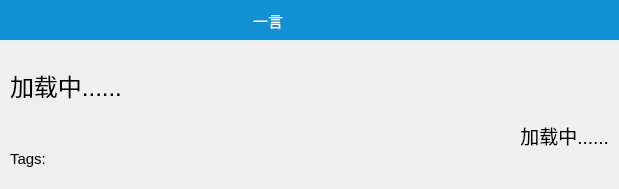
<?xml version="1.0" encoding="UTF-8"?>
<ui version="4.0">
 <class>yiyanDialog</class>
 <widget class="QDialog" name="yiyanDialog">
  <property name="geometry">
   <rect>
    <x>0</x>
    <y>0</y>
    <width>619</width>
    <height>189</height>
   </rect>
  </property>
  <property name="windowTitle">
   <string>Dialog</string>
  </property>
  <property name="styleSheet">
   <string notr="true"/>
  </property>
  <layout class="QVBoxLayout" name="verticalLayout" stretch="20,100">
   <property name="spacing">
    <number>0</number>
   </property>
   <property name="leftMargin">
    <number>0</number>
   </property>
   <property name="topMargin">
    <number>0</number>
   </property>
   <property name="rightMargin">
    <number>0</number>
   </property>
   <item>
    <widget class="QWidget" name="widget" native="true">
     <property name="minimumSize">
      <size>
       <width>0</width>
       <height>40</height>
      </size>
     </property>
     <property name="maximumSize">
      <size>
       <width>16777215</width>
       <height>40</height>
      </size>
     </property>
     <property name="styleSheet">
      <string notr="true">background:#1191d3;</string>
     </property>
     <layout class="QGridLayout" name="gridLayout">
      <property name="leftMargin">
       <number>0</number>
      </property>
      <property name="topMargin">
       <number>0</number>
      </property>
      <property name="rightMargin">
       <number>0</number>
      </property>
      <property name="bottomMargin">
       <number>0</number>
      </property>
      <item row="0" column="0">
       <layout class="QHBoxLayout" name="horizontalLayout" stretch="30,2,2">
        <item>
         <widget class="ClickLabel" name="label">
          <property name="font">
           <font>
            <pointsize>11</pointsize>
           </font>
          </property>
          <property name="styleSheet">
           <string notr="true">color:#ffffff</string>
          </property>
          <property name="text">
           <string>一言</string>
          </property>
          <property name="alignment">
           <set>Qt::AlignCenter</set>
          </property>
         </widget>
        </item>
        <item>
         <widget class="ClickLabel" name="label_5">
          <property name="styleSheet">
           <string notr="true">ClickLabel{
image:url(&quot;:/res/refech.png&quot;);
}
ClickLabel:hover{
background:rgb(255, 58, 58);
}</string>
          </property>
          <property name="text">
           <string/>
          </property>
         </widget>
        </item>
        <item>
         <widget class="ClickLabel" name="label_2">
          <property name="styleSheet">
           <string notr="true">ClickLabel{
image:url(&quot;:/res/cha.png&quot;);
}
ClickLabel:hover{
background:rgb(255, 58, 58);
}</string>
          </property>
          <property name="text">
           <string/>
          </property>
         </widget>
        </item>
       </layout>
      </item>
     </layout>
    </widget>
   </item>
   <item>
    <layout class="QVBoxLayout" name="verticalLayout_3" stretch="3,1,0">
     <property name="leftMargin">
      <number>10</number>
     </property>
     <property name="topMargin">
      <number>10</number>
     </property>
     <property name="rightMargin">
      <number>10</number>
     </property>
     <property name="bottomMargin">
      <number>10</number>
     </property>
     <item>
      <widget class="RollingLabel" name="label_3">
       <property name="font">
        <font>
         <pointsize>18</pointsize>
        </font>
       </property>
       <property name="text">
        <string>加载中......</string>
       </property>
      </widget>
     </item>
     <item>
      <widget class="RollingLabel" name="label_4">
       <property name="font">
        <font>
         <pointsize>14</pointsize>
        </font>
       </property>
       <property name="text">
        <string>加载中......</string>
       </property>
       <property name="alignment">
        <set>Qt::AlignRight|Qt::AlignTrailing|Qt::AlignVCenter</set>
       </property>
      </widget>
     </item>
     <item>
      <widget class="QLabel" name="show_tags">
       <property name="font">
        <font>
         <pointsize>11</pointsize>
        </font>
       </property>
       <property name="text">
        <string>Tags:</string>
       </property>
      </widget>
     </item>
    </layout>
   </item>
  </layout>
 </widget>
 <customwidgets>
  <customwidget>
   <class>ClickLabel</class>
   <extends>QLabel</extends>
   <header>clicklabel.h</header>
  </customwidget>
  <customwidget>
   <class>RollingLabel</class>
   <extends>QLabel</extends>
   <header>rolling_label.h</header>
  </customwidget>
 </customwidgets>
 <resources/>
 <connections/>
</ui>
